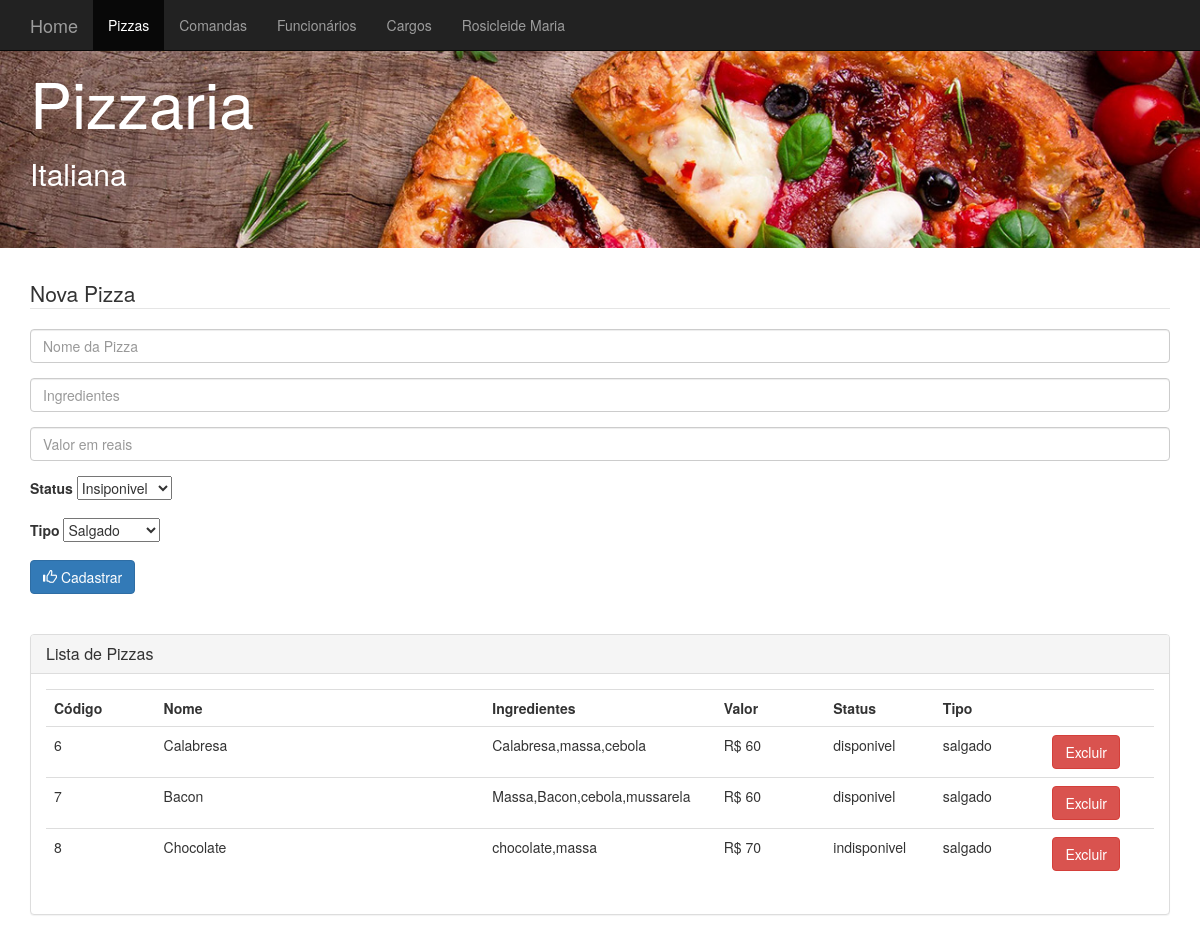
Screenshot of /view/view_pizza.php with the database file from the repository.
### tables this page shows
CREATE TABLE IF NOT EXISTS `pizza` (
  `codigo` int(11) NOT NULL AUTO_INCREMENT,
  `nome` varchar(45) NOT NULL,
  `ingredientes` varchar(100) NOT NULL,
  `valor` float NOT NULL,
  `status` varchar(45) NOT NULL,
  `tipo` varchar(45) NOT NULL,
  PRIMARY KEY (`codigo`)
);

### model/class_pizza.php (called while the page is built, shortened)
<?php
   class Pizza{
   		private $codigo;
   		private $nome;
		private $ingredientes;
		private $valor;
		private $status;
		private $tipo;
		public function __construct($codigo=0, $nome="", $ingredientes="", $valor="", $status="", $tipo=""){
			$this->codigo = $codigo;
			$this->nome = $nome;
			$this->ingredientes = $ingredientes;
			$this->valor = $valor;
			$this->status = $status;
			$this->tipo = $tipo;
		}
		public function getCodigo(){
			return $this->codigo;
		}
		public function getNome(){
			return $this->nome;
		}
		public function getIngredientes(){
			return $this->ingredientes;
		}
		public function getValor(){
			return $this->valor;
		}
		public function getStatus(){
			return $this->status;
		}
		public function getTipo(){
			return $this->tipo;
		}
   }
?>

### persistence/dao_pizza.php (called while the page is built, shortened)
<?php
    require_once 'conexao.php';
	require_once '../model/class_pizza.php';
	class DAOPizza{
		private $conexao;
		public function __construct(){
			$this->conexao = new Conexao();
		}
		public function listarPizzas(){
			$lista = $this->conexao->executarQuery("SELECT * FROM pizza");
			$arrayPizzas = array();
			while ($linha = mysqli_fetch_array($lista)) {
				$pizza = new Pizza($linha['codigo'],
					$linha['nome'],
					$linha['ingredientes'],
					$linha['valor'],
					$linha['status'],
					$linha['tipo']);
				array_push($arrayPizzas,$pizza);
			}
			return $arrayPizzas;
		}
	}
?>

### persistence/conexao.php (called while the page is built)
<?php
    class Conexao{
    	private $host;
		private $usuario;
		private $senha;
		private $banco;
		private $conexao;
		 function __construct(){
			$this->host = "localhost";
			$this->usuario = "root";
			$this->senha = "";
			$this->banco = "pizzaria";
		}
		public function conectar(){
			$this->conexao = mysqli_connect($this->host, $this->usuario, $this->senha, $this->banco);
			if(mysqli_connect_errno($this->conexao)){
				return false;
			}else{
				mysqli_query($this->conexao, "SET NAMES 'utf8';");
				return true;
			}
		}
		public function executarQuery($sql){
			return mysqli_query($this->conexao, $sql);
		}
    }
?>

### view/view_pizza.php (the view, shortened to what this page needs)
<?php
  require_once '../persistence//dao_pizza.php';
  $daoPizza = new DAOPizza();
  $listaPizzas = $daoPizza-> listarPizzas();
?>
<!DOCTYPE html>
<html lang="pt-br">
  <head>
    <link href="bootstrap/css/bootstrap.css" rel="stylesheet">
  </head>
  <body>
  <nav class="navbar navbar-fixed-top navbar-inverse">
      <div class="container">
        <div class="navbar-header">
            <a class="navbar-brand" href="index.php">Home</a>
        </div>
        <div id="navbar" class="navbar-collapse collapse" aria-expanded="false" style="height: 1px;">
          <ul class="nav navbar-nav">
            <li class="active"><a href="view_pizza.php">Pizzas</a></li>
            <li><a href="view_comanda.php">Comandas</a></li>
            <li><a href="view_funcionario.php">Funcionários</a></li>
            <li> <a href="view_cargo.php">Cargos</a></li>
            <li><a href="view_rosicleidemaria.php">Rosicleide Maria</a></li>
          </ul>
        </div>
      </div>
    </nav>
<div class="jumbotron" style="background-image:url('pizzaBanner.jpg'); color: #FFFFFF; background-size: 100%;">
    <div class="container">
    <h1>Pizzaria</h1>
    <h2>Italiana</h2>
  </div>
</div>
<div class="container">
  <form action="../controller/incluir_pizza.php" method="post">
    <fieldset>
        <legend>Nova Pizza</legend>
        <div class="form-group">
            <input type="text" class="form-control" id="nome" name="nome" placeholder="Nome da Pizza">
        </div>
        <div class="form-group">
            <input type="text" class="form-control" id="ingredientes" name="ingredientes" placeholder="Ingredientes">
        </div>
        <div class="form-group">
            <input type="number" min="0" step="any" class="form-control" id="valor" name="valor" placeholder="Valor em reais">
        </div>
        <div class="form-group">
            <label>Status</label>
            <select name=status>
              <option value="indisponivel">Insiponivel</option>
            </select>
        </div>
        <div class="form-group">
            <label>Tipo</label>
            <select name=tipo>
              <option value="salgado">Salgado</option>
            </select>
        </div>
        <button type="submit" class="btn btn-primary">
            <span class="glyphicon glyphicon-thumbs-up"></span>
            Cadastrar
        </button>
    </fieldset>
  </form>
</div>
<div class="container">
  <br /> <br />
</div>
<div class="container">
  <div class="panel panel-default">
      <div class="panel-heading">
        <h2 class="panel-title">Lista de Pizzas</h2>
    </div>
    <div class="panel-body">
        <table class="table table-hover">
          <tr>
              <th>Código</th>
              <th>Nome</th>
              <th>Ingredientes</th>
              <th>Valor</th>
              <th>Status</th>
              <th>Tipo</th>
              <th></th>
          </tr>
          <?php
            while ($objetoPizza = array_shift($listaPizzas)) {
          ?>
            <tr>
              <td class="col-md-1"><?php echo $objetoPizza->getCodigo();?></td>
              <td class="col-md-3"><?php echo $objetoPizza->getNome();?></td>
              <td class="col-md-1"><?php echo $objetoPizza->getIngredientes();?></td>
              <td class="col-md-1"><?php echo "R$ ".$objetoPizza->getValor();?></td>
              <td class="col-md-1"><?php echo $objetoPizza->getStatus();?></td>
              <td class="col-md-1"><?php echo $objetoPizza->getTipo();?></td>
              <td class="col-md-1">
                <a class="btn btn-danger" href="../controller/excluir_pizza.php?codigo=<?= $objetoPizza->getCodigo(); ?>" role="button">Excluir</a>
              </td>
            </tr>
          <?php
          }
          ?>
          </table>
    </div>
  </div>
</div>
    </body>
</html>

### rows the page displays
pizza: codigo "6", nome "Calabresa", ingredientes "Calabresa,massa,cebola", valor "60", status "disponivel", tipo "salgado"
pizza: codigo "7", nome "Bacon", ingredientes "Massa,Bacon,cebola,mussarela", valor "60", status "disponivel", tipo "salgado"
pizza: codigo "8", nome "Chocolate", ingredientes "chocolate,massa", valor "70", status "indisponivel", tipo "salgado"
